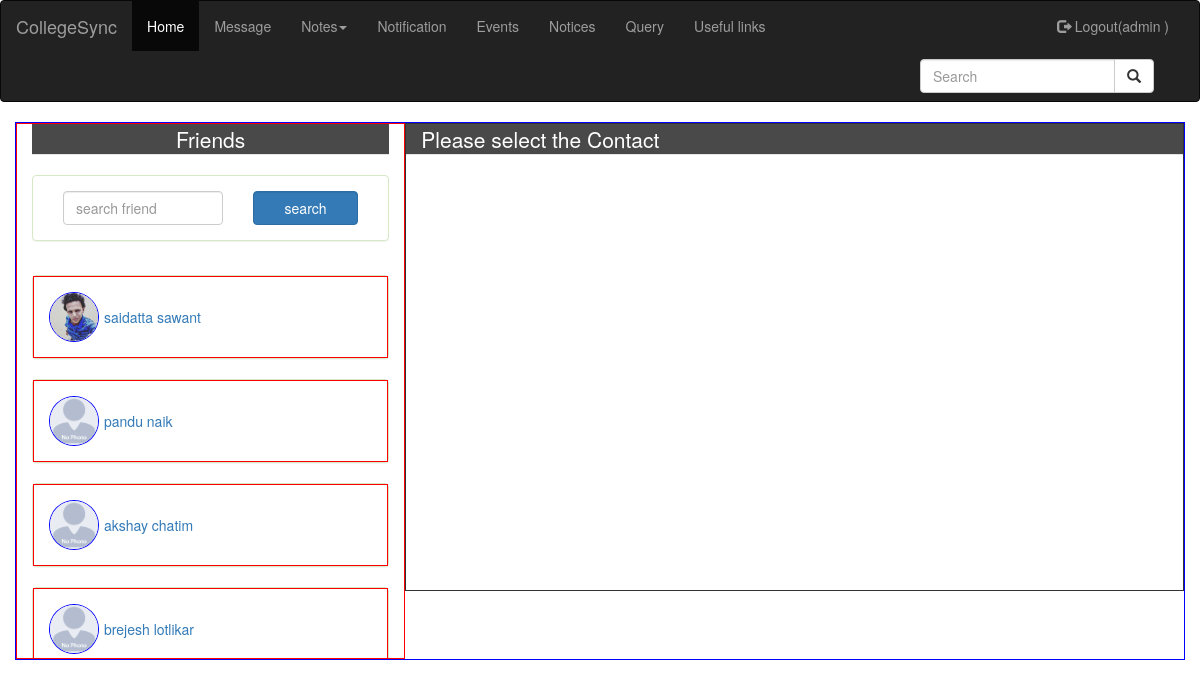
The app's page /USER/friendsearch.php (signed in) with its own data.
### tables this page shows
CREATE TABLE IF NOT EXISTS `col_registration` (
  `REG_ID` int(11) NOT NULL AUTO_INCREMENT,
  `REG_FIRSTNAME` varchar(20) NOT NULL,
  `REG_LASTNAME` varchar(20) NOT NULL,
  `REG_EMAIL` varchar(63) NOT NULL,
  `REG_CLASS` varchar(11) NOT NULL,
  `REG_UNIVERSITY` varchar(20) NOT NULL,
  `REG_ADDRESS` varchar(50) NOT NULL,
  `REG_MOBILENO` bigint(10) NOT NULL,
  `REG_GENDER` varchar(10) NOT NULL,
  `REG_USERNAME` varchar(20) NOT NULL,
  `REG_PWD` varchar(35) NOT NULL,
  `REG_DOB` varchar(10) NOT NULL,
  `dp` varchar(100) NOT NULL,
  `status` varchar(111) DEFAULT NULL,
  PRIMARY KEY (`REG_ID`),
  UNIQUE KEY `REG_USERNAME` (`REG_USERNAME`)
);

### USER/friendsearch.php (the view, shortened to what this page needs)
<!DOCTYPE html>
<html>
<head>
  <link rel="stylesheet" href="https://maxcdn.bootstrapcdn.com/bootstrap/3.3.7/css/bootstrap.min.css">
    <link rel="stylesheet" href="https://maxcdn.bootstrapcdn.com/font-awesome/4.4.0/css/font-awesome.min.css">
</head>
<body onload="fetchmsgs(document.getElementById('receiver').value)">
<div class="container" style="border:1px solid blue;">
	<div class="row">
		<div class="col-sm-4" style="border:1px solid red;max-height: 536px;overflow-y: scroll;">
			<legend style="background: #494949;color: #fff;"><center>Friends</center></legend>
			<div class="panel panel-success col-sm-12 col-sm-offset-0" style=" ">
				  <div class="panel-body">
				  	<form method="GET" action="friendsearch.php">
				  	<div class="row">
				  	<div class="col-sm-7">
				  	<input type="text" placeholder="search friend" class="form-control" name="searchinput" value="">
				  	</div>
				  	<div class="col-sm-5">
				  	<input type="submit" class="form-control btn-primary" name="search" value="search">
				  	</div>
				  	</div>
				  	</form>
				  </div>
			</div>
			<br><br><br><br><br>
		<?php
			$search=$_GET['searchinput'];
          $sql="select * from col_registration where REG_FIRSTNAME like '$search%'";
          $res=mysql_query($sql);
          while($row=mysql_fetch_row($res))
          {
          	if($row[0]!=$_SESSION['id'])
          	{
          		echo'
          		<a href="messenger.php?id='.$row[0].'">
          		<div class="panel panel-success">';
          		if (strpos($row[12], '.jpg') !== false) {
          			echo'
          			<div class="panel-body" style="border:1px solid red"><img alt="no_image.png" src="'.$row[12].'" style="max-height:50px;max-width:50px;border-radius:100%;border:1px solid blue;float:left;" >
          			<div><div style=" padding:15px;margin-left:40px;">' . $row[1].' '.$row[2].'</div></div>';
          		}
          		else
          		{
         			echo'
          			<div class="panel-body" style="border:1px solid red"><img alt="no_image.png" src="no_image.png" style="max-height:50px;max-width:50px;border-radius:100%;border:1px solid blue;float:left;" >
          			<div><div style=" padding:15px;margin-left:40px;">' . $row[1].' '.$row[2].'</div></div>';
          		}
				  echo'</div>
			</div></a>
          	';
          	}
          }
		?>
		</div>
		<div class="col-sm-8" style="border:1px solid;">
			<div class="row">
				<div class="">
					<?php
					if(isset($_GET['id']))
					{
						 $sqlname="select * from col_registration where REG_ID=".$_GET['id'];
				          $resname=mysql_query($sqlname);
				          $rowname=mysql_fetch_row($resname);
					}
					else
					{
						$rowname[1]="Please select ";
						$rowname[2]="the Contact";
					}
				          echo"<legend class='col-sm-12' style='background:#494949;color:#fff'>$rowname[1]"." "."$rowname[2]</legend>";
					?>
				</div>
			</div>
			<div class="row" style=" max-height: 415px;overflow-y: scroll;min-height:415px;  ">
				<div class="col-sm-12 direct-chat-messages" >
				</div>
			</div>
		</div>
	</div>
</div>
</body>
</html>

### records on screen
col_registration: dp (picture), REG_FIRSTNAME "saidatta", REG_LASTNAME "sawant"
col_registration: REG_FIRSTNAME "pandu", REG_LASTNAME "naik"
col_registration: REG_FIRSTNAME "akshay", REG_LASTNAME "chatim"
col_registration: REG_FIRSTNAME "brejesh", REG_LASTNAME "lotlikar"

### other values on screen
$_SESSION['user'] "admin"
$rowname[1] "Please select"
$rowname[2] "the Contact"
